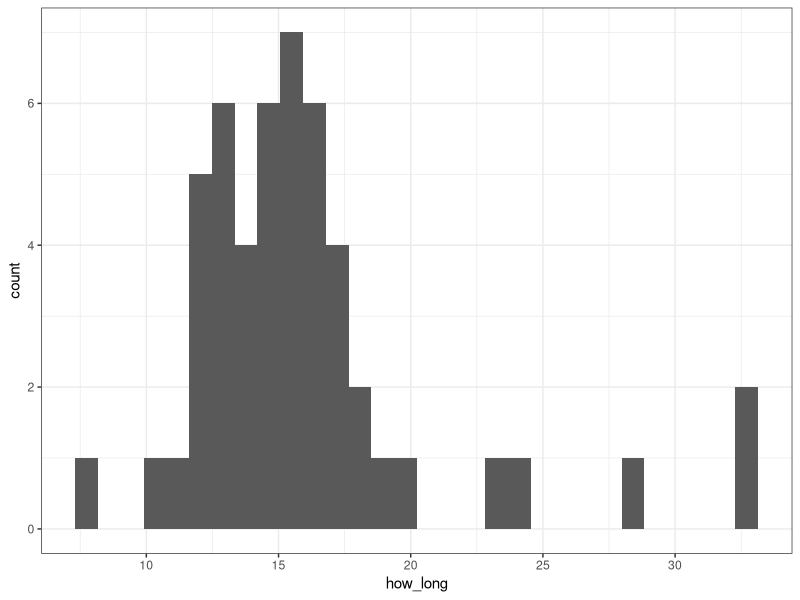
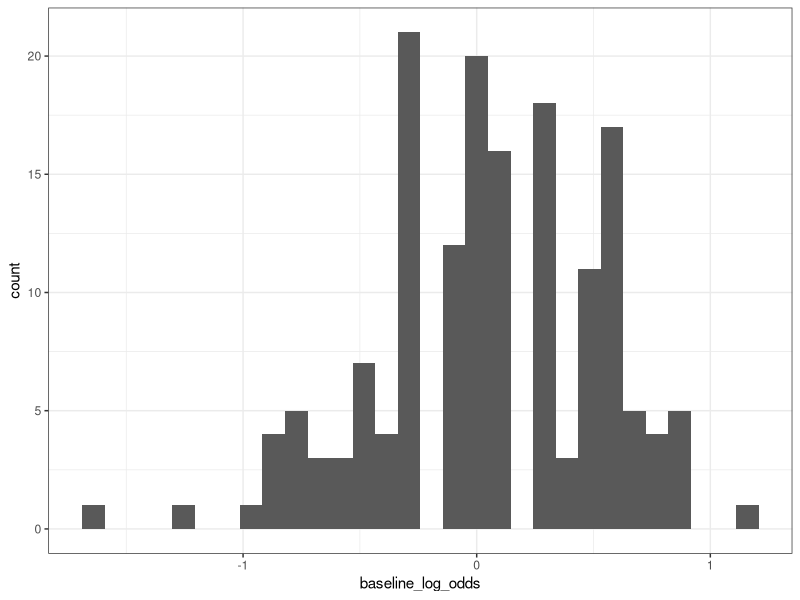
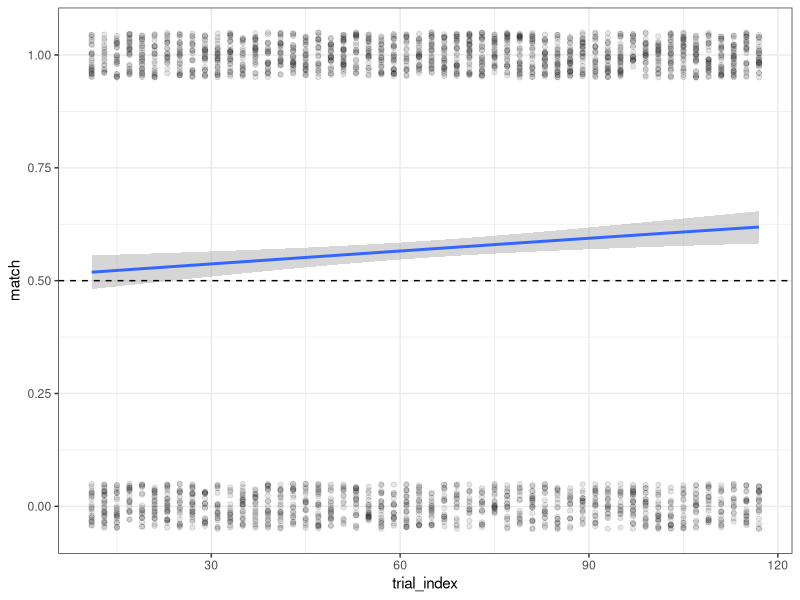
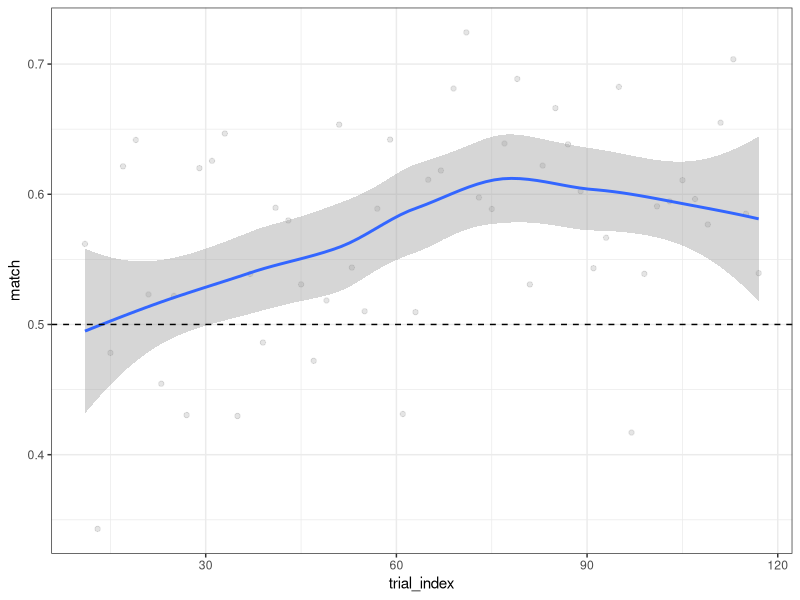
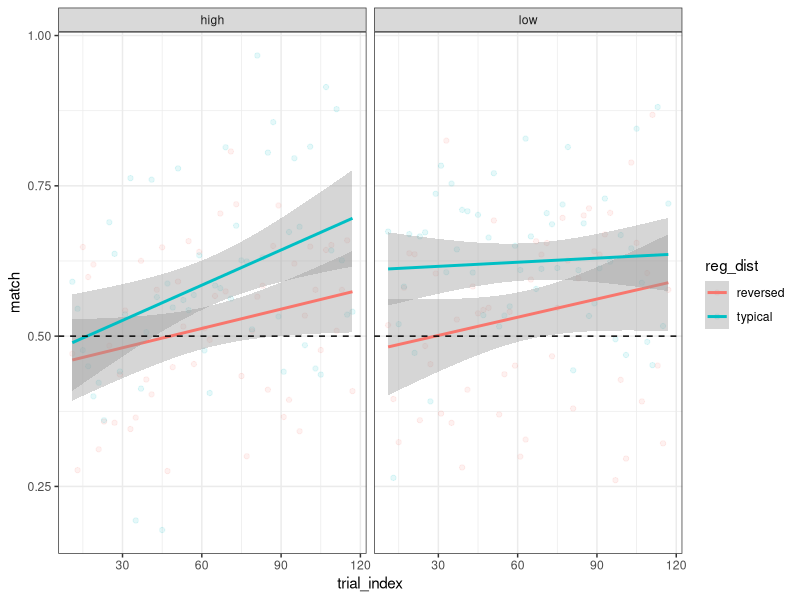
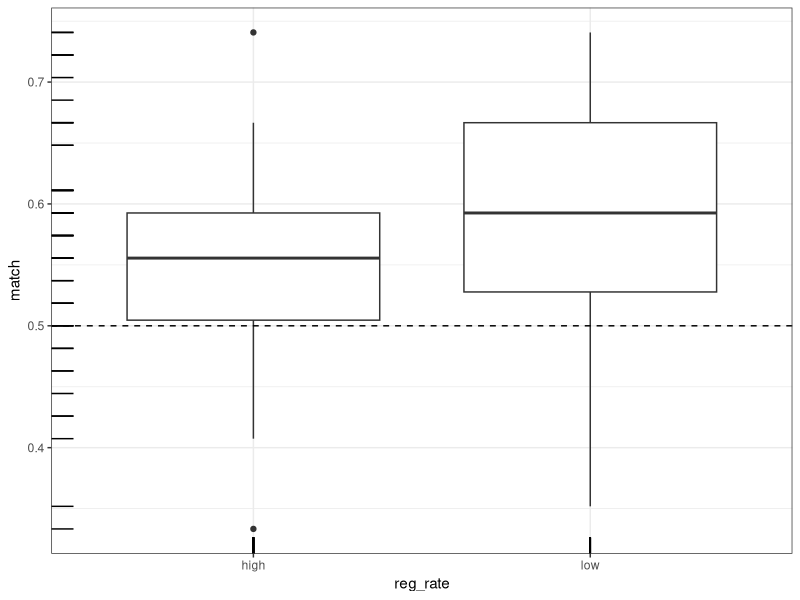
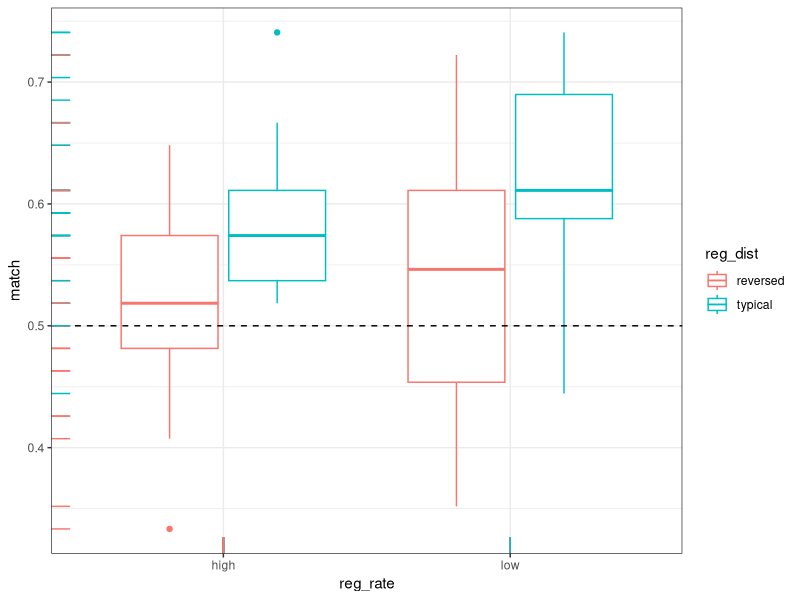
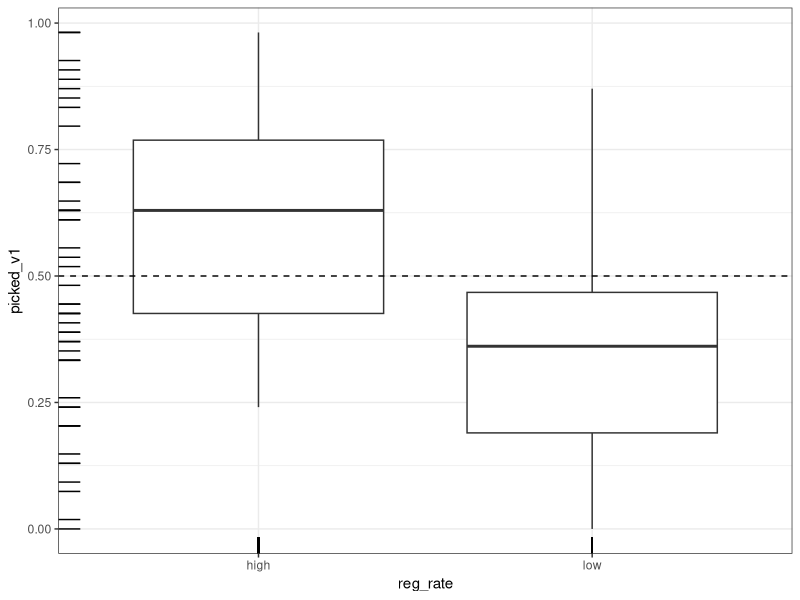

Recreate these plots in R, in order.
setwd('~/Github/Racz2024/')
library(tidyverse)

# d = read_tsv('exp_data/esp/esp_master_lakok.tsv')
d = read_tsv('exp_data/esp/esp_master_cselekszik.tsv')
b = read_tsv('exp_data/baseline/baseline_tidy_proc.tsv')  

# wrangling

d = b %>% 
  select(base,log_odds) %>% 
  rename(baseline_log_odds = log_odds) %>% 
  right_join(d)

posttest = d %>% 
  filter(trial_kind == 'posttest trial') %>% 
  mutate(
    reg_rate = fct_relevel(reg_rate, 'high'),
    reg_dist = fct_relevel(reg_dist, 'typical')
  )

#################################################
# times

d %>% 
  group_by(part_id) %>% 
  filter(trial_index %in% c(min(trial_index),max(trial_index))) %>% 
  select(part_id,trial_index,time_elapsed) %>% 
  pivot_wider(part_id, names_from = trial_index, values_from = time_elapsed) %>% 
  mutate(how_long = (`173` - `11`) / 60000) %>% 
  ggplot(aes(how_long)) +
  geom_histogram() +
  theme_bw()

#################################################
# esp

d %>% 
  distinct(base,baseline_log_odds) %>% 
  ggplot(aes(baseline_log_odds)) +
  geom_histogram() +
  theme_bw()

d %>% 
  filter(trial_kind == 'esp trial') %>%
  mutate(match = as.double(esp_match)) %>% 
  ggplot(aes(trial_index, match)) +
  geom_jitter(width = .01, height = .05, alpha = .1) +
  geom_smooth(method = glm, method.args= list(family="binomial")) +
  theme_bw() +
  geom_hline(yintercept = 0.5, lty = 2)

d %>% 
  filter(trial_kind == 'esp trial') %>%
  group_by(trial_index) %>% 
  summarise(match = mean(esp_match)) %>% 
  ggplot(aes(trial_index, match)) +
  geom_jitter(width = .01, height = .05, alpha = .1) +
  geom_smooth() +
  theme_bw() +
  geom_hline(yintercept = 0.5, lty = 2)

d %>% 
  filter(trial_kind == 'esp trial') %>%
  group_by(trial_index,reg_rate,reg_dist) %>% 
  summarise(match = mean(esp_match)) %>% 
  ggplot(aes(trial_index, match, colour = reg_dist)) +
  geom_jitter(width = .01, height = .05, alpha = .1) +
  geom_smooth(method = 'lm') +
  theme_bw() +
  facet_wrap( ~ reg_rate) +
  geom_hline(yintercept = 0.5, lty = 2)

d %>% 
  filter(trial_kind == 'esp trial') %>%
  group_by(part_id,reg_rate) %>% 
  summarise(match = mean(esp_match)) %>% 
  ggplot(aes(reg_rate,match)) +
  geom_boxplot() +
  theme_bw() +
  geom_hline(yintercept = 0.5, lty = 2) +
  geom_rug()

d %>% 
  filter(trial_kind == 'esp trial') %>%
  group_by(part_id,reg_rate,reg_dist) %>% 
  summarise(match = mean(esp_match)) %>% 
  ggplot(aes(reg_rate,match, colour = reg_dist)) +
  geom_boxplot() +
  theme_bw() +
  geom_hline(yintercept = 0.5, lty = 2) +
  geom_rug()

# posttest

d %>% 
  filter(trial_kind == 'posttest trial') %>%
  group_by(part_id,reg_rate) %>% 
  summarise(picked_v1 = mean(picked_v1)) %>% 
  ggplot(aes(reg_rate,picked_v1)) +
  geom_boxplot() +
  theme_bw() +
  geom_hline(yintercept = 0.5, lty = 2) +
  geom_rug()

d %>% 
  filter(trial_kind == 'posttest trial') %>%
  group_by(part_id,reg_rate,reg_dist) %>% 
  summarise(picked_v1 = mean(picked_v1)) %>% 
  ggplot(aes(reg_rate,picked_v1,fill = reg_dist)) +
  geom_boxplot() +
  theme_bw() +
  geom_hline(yintercept = 0.5, lty = 2) +
  geom_rug()

d %>% 
  filter(trial_kind == 'posttest trial') %>%
  group_by(part_id,reg_rate,reg_dist) %>% 
  summarise(picked_v1 = mean(picked_v1)) %>% 
  ggplot(aes(reg_dist,picked_v1,fill = reg_rate)) +
  geom_boxplot() +
  theme_bw() +
  geom_hline(yintercept = 0.5, lty = 2) +
  geom_hline(yintercept = c(.278,.722), lty = 3) +
  geom_rug()

# d %>% 
#   filter(trial_kind == 'esp trial') %>%
#   group_by(part_id,reg_rate,reg_dist) %>% 
#   summarise(esp_v1 = mean(esp_v1)) %>% 
#   ggplot(aes(reg_rate,esp_v1,fill = reg_dist)) +
#   geom_boxplot() +
#   theme_bw()

# something something specific picks in esp?
# d %>% 
#   filter(trial_kind == 'esp trial') %>%
#   ggplot(aes(trial_index,log_odds,colour = esp_v1)) +
#   geom_point() +
#   theme_bw() +
#   facet_wrap(~ reg_rate + reg_dist)

# d %>% 
#   filter(trial_kind == 'esp trial') %>%
#   mutate(word = fct_reorder(base,log_odds)) %>% 
#   ggplot(aes(word,log_odds,colour = esp_v1)) +
#   geom_point() +
#   theme_bw() +
#   facet_wrap(~ reg_rate + reg_dist)

d %>% 
  filter(trial_kind == 'esp trial') %>%
  mutate(word = fct_reorder(base, log_odds)) %>% 
  group_by(word,reg_rate,reg_dist) %>% 
  summarise(
    mean_part = mean(picked_v1),
    mean_robot = mean(esp_v1)
  ) %>% 
  ggplot(aes(mean_part,mean_robot)) +
  geom_jitter(width = .01, height = .05) +
  geom_smooth() +
  theme_bw() +
  facet_wrap(~ reg_rate + reg_dist)

ptsd = posttest %>% 
  count(base,reg_dist,reg_rate,baseline_log_odds,picked_v1) %>% 
  pivot_wider(id_cols = c(base,reg_dist,reg_rate,baseline_log_odds), names_from = picked_v1, values_from = n, values_fill = 0) %>% 
  mutate(
    post_test_log_odds = log((`TRUE`+1)/(`FALSE`+1))
  ) %>% 
  select(-`FALSE`,-`TRUE`) %>% 
  mutate(
    above_zero = case_when(
      baseline_log_odds >= 0 ~ 'above zero',
      baseline_log_odds < 0 ~ 'below zero',
      ),
    diff = baseline_log_odds - post_test_log_odds,
    diff_val = case_when(
      diff >= 0 ~ 'negative',
      diff < 0 ~ 'positive',
    )
         ) %>% 
  pivot_longer(-c(base,reg_dist,reg_rate,diff,diff_val,above_zero))

library(ggthemes)
ptsd %>% 
  ggplot(aes(name,value,group = base,colour = diff_val)) +
  geom_line() +
  theme_bw() +
  facet_wrap( ~ reg_dist + reg_rate + diff_val, nrow = 2) +
  scale_colour_colorblind()
